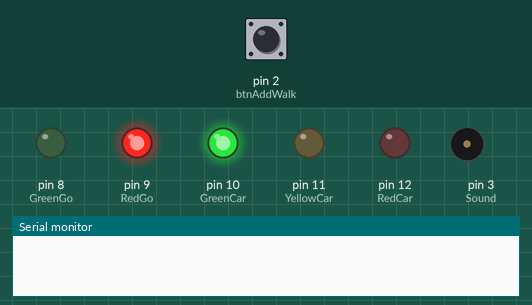
Recording of a sketch running on a simulated Arduino Uno, built with avr-gcc and run on an emulated ATmega328P. Parts: output pins drawn as LEDs (lit = HIGH), buzzer (waves = sounding), the last lines printed to the serial monitor. Inputs (shaded band) come from the test bench; at power-on: pin 2 (btnAddWalk) HIGH.

Above: at 1.2 s.
1.3 s: pin 2 (btnAddWalk) pulled LOW for 0.15 s
At 4.7 s:
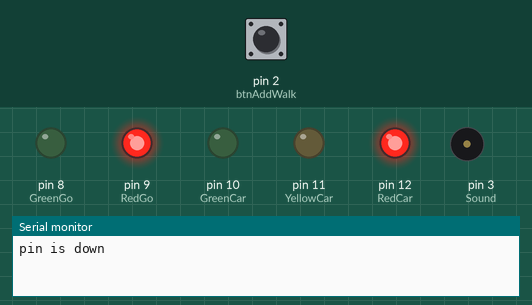
At 6.5 s:
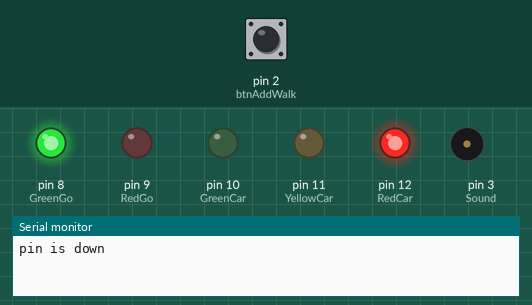
Timing chart, 0 to 19.4 s (numbered marks = the images above; inputs shaded):
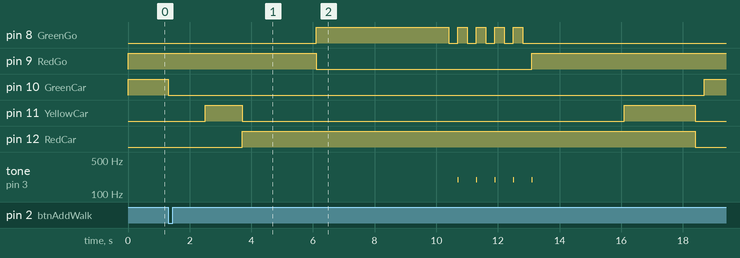

Measured:
- after the input at 1.3 s, pin 8 (GreenGo): LOW → HIGH after 4.8 s, then repeats every 0.60 s: LOW 0.30 s, HIGH 0.30 s, until it stays LOW from 12.8 s; pin 9 (RedGo): HIGH → LOW after 4.8 s, → HIGH 7.0 s later

The sketch:

trafikljus.ino
```cpp
    #include <Button.h>
    // Använder 220 resistorer i den här uppgiften.


    // Deklarera variabel
    const int RedGo = 9;
    const int GreenGo = 8;
    const int GreenCar = 10;
    const int YellowCar = 11;
    const int RedCar = 12;
    const int Sound = 3;


    // Dekalera en knapp
    Button btnAddWalk(2);


    void setup()
    {

    // Trafikljus för bilar
    pinMode(RedGo, OUTPUT);
    pinMode(GreenGo, OUTPUT);
    pinMode(GreenCar, OUTPUT);


    // Trafikljus för Gående
    pinMode(YellowCar, OUTPUT);
    pinMode(RedCar, OUTPUT);


    // Startar Ljud.
    pinMode(Sound,OUTPUT);


    // Starta USB-port
    Serial.begin(9600);


    // Starta knappen
    btnAddWalk.begin();


    // Clear flag
    btnAddWalk.pressed();


    // Ska alltid lysa från början (Alltid vara på)
    digitalWrite(GreenCar, HIGH);
    digitalWrite(RedGo, HIGH);

    }
    void loop() {


    if(btnAddWalk.pressed())
    {


    // Testar att knappen fungerar
    Serial.println("pin is down");


    // Går från grönt till rött (trafikljus för bil)
    digitalWrite(GreenCar, LOW);
    delay(1200);
    digitalWrite(YellowCar, HIGH);
    delay(1200);
    digitalWrite(YellowCar, LOW);
    digitalWrite(RedCar, HIGH);
    delay(1200);


    // Släcker den röda ljuset och blir sedan grönt för trafikanterna.
    digitalWrite(RedGo, HIGH);
    delay(1200);
    digitalWrite(RedGo, LOW);
    digitalWrite(GreenGo, HIGH);


    // Skapar en paus på 4 sekunder så de gående kan gå över säkert.
    delay(4000);

    // Blinkande grönt ljus för varna att de snart ska slå om till rött.
    for( int i = 0; i <= 4 ; i++ )
    {
    digitalWrite(GreenGo, HIGH);
    delay(300);
    digitalWrite(GreenGo, LOW);
    delay(300);
    tone(Sound,196,10);
    }


    // Tänder röd och gul trafikljus samtidigt.
    digitalWrite(RedGo , HIGH);
    delay(3000);
    digitalWrite(YellowCar , HIGH);
    delay(2000);


    // Trafikljuset för bilar går från Röd till grönt fast sken.
    delay(300);
    digitalWrite(RedCar , LOW);
    digitalWrite(YellowCar , LOW);
    delay(300);
    digitalWrite(GreenCar , HIGH);
    }
    }
```
